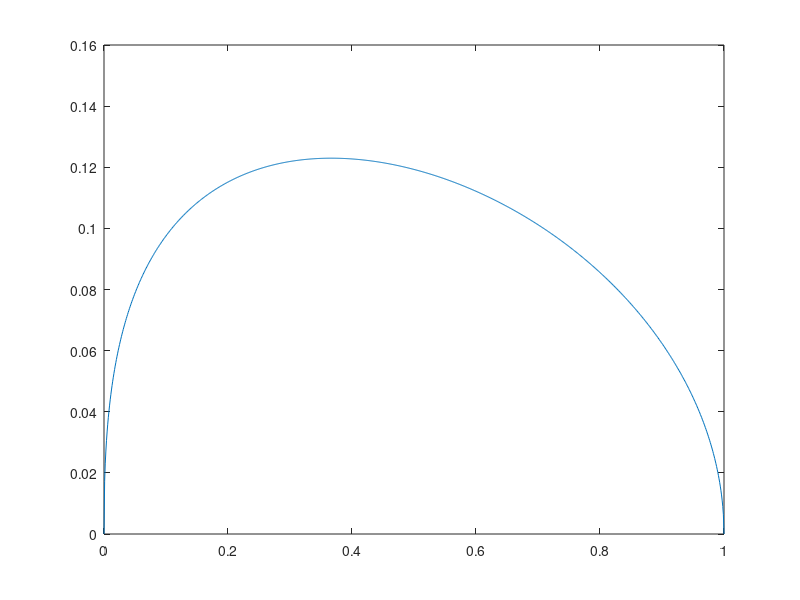

MATLAB code to generate this figure:
clear,clc
t=1.113;
r = linspace(0,1,1000);
g=9.81;
p1=5.5e5;
V1=0.292;
A = pi*(6.3e-3)^2/4; 
m=pi*(6.5*10^(-3))^2/4.*sqrt(2*9.81*5.5*10^5/0.29).*sqrt(t./(t-1).*(r).^(2./(t+1)).*(1-r.^((t-1)./t)));
plot(r,m)